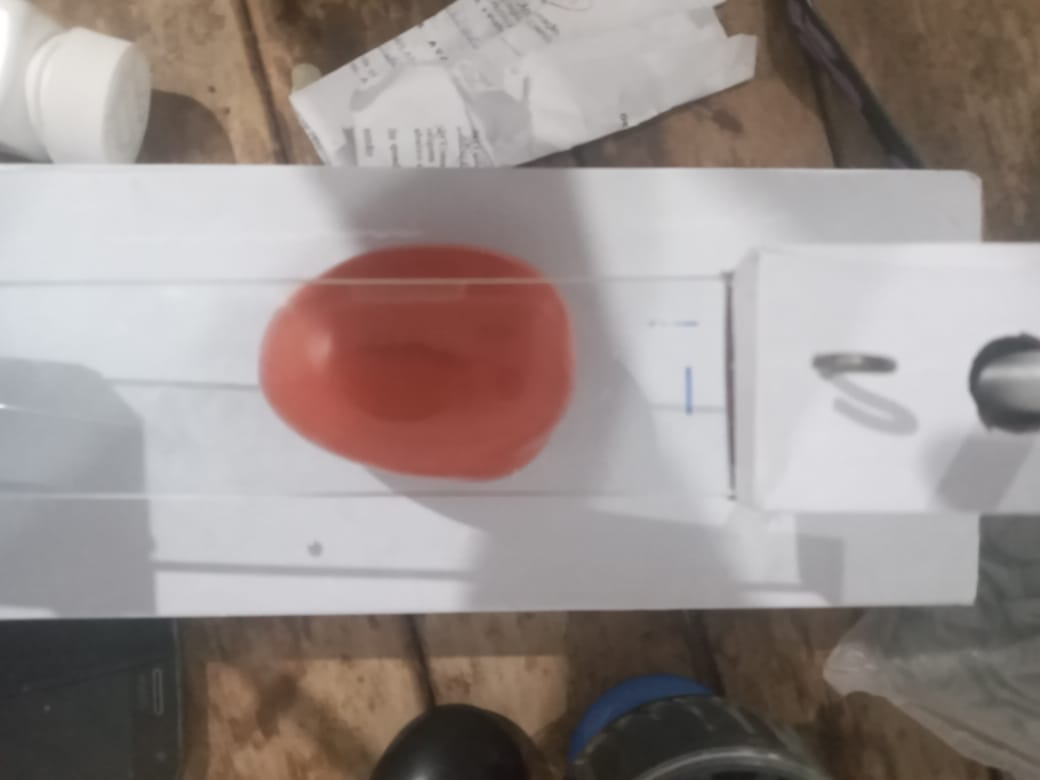
#> input picture source/WhatsApp Image 2022-11-25 at 7.37.22 PM (1).jpeg, 1040 x 780 px, given in place of WhatsApp Image 2022-11-30 at 12.51.01 PM.jpeg, which was not available
$ python SelectRegionToGetFirmness.py
#> lines starting #> are read from the running program, lines starting #| are printed output that depends on the picture; after the words box and inside, x2 and y2 are one past the last pixel; in counts of white or black regions, pixels touching at a corner belong together; pictures that were not available may be replaced by others from this repository, and a replacement may not be noted

import cv2
import numpy as np

webcam = True

if webcam:
    cap = cv2.VideoCapture()
    ip = 'https://10.1.3.139:8080/video'
    cap.open(ip)

# tomate\imagens
path = 'v1/tomate/imagens/WhatsApp Image 2022-11-30 at 12.51.01 PM.jpeg'
img = cv2.imread(path)
#> img is the input picture: shape (780, 1040, 3); mean B, G, R 139, 142.1, 152.5
pos = []
posElipse = []

kernel = np.ones((5, 5), np.uint8)

def Selctor(img):
    pos = cv2.selectROI(img)

    with open('v1/new/pontos_regiao_interesse.txt', 'w') as f:
            f.write(str(pos[0])+'\n')
            f.write(str(pos[1])+'\n')
            f.write(str(pos[2])+'\n')
            f.write(str(pos[3])+'\n')
    return pos

def limiar(img):

    hsv = cv2.cvtColor(img,  cv2.COLOR_BGR2HSV)
    h,s,v = cv2.split(hsv)
    gaussian = cv2.GaussianBlur(s, (3, 3), 0)
    limiar, bin = cv2.threshold(gaussian, 0, 255, cv2.THRESH_BINARY + cv2.THRESH_OTSU)
    limiar = cv2.dilate(limiar, kernel, iterations=1)

    return bin

with open('v1/new/pontos_regiao_interesse.txt', 'r') as f:
#> (reads pontos_regiao_interesse.txt from the repository)
    for p in f:
        pos.append(int(p.split('\n')[0]))


while True:
    if webcam:
        success, img = cap.read()
        # img = img[135:135+697, 228:228+2035]

        img = img[380 : 350+700, 252: 252 +  1968]
#> img: shape (400, 788, 3)

    imgProcessed = img.copy()


    if len(pos) != 4:
        pos = Selctor(img)

    bin = limiar(img[pos[1]:pos[1]+pos[3],pos[0]:pos[0]+pos[2]])
#> in limiar, `hsv = cv2.cvtColor(img,  cv2.COLOR_BGR2HSV)`: hsv: shape (209, 210, 3); mean H, S, V 27.2, 38.7, 104.9
#> in limiar, `hsv = cv2.cvtColor(img,  cv2.COLOR_BGR2HSV)`:
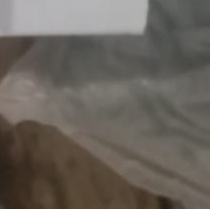
#> img: shape (209, 210, 3); mean of channels 0, 1, 2 91.5, 98.6, 104.7; drawn as B, G, R
#> in limiar, `h,s,v = cv2.split(hsv)`:
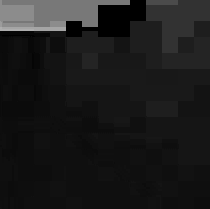
#> h: shape (209, 210); min 0, max 173, mean 27.2
#> in limiar, `h,s,v = cv2.split(hsv)`:
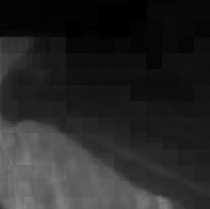
#> s: shape (209, 210); min 0, max 134, mean 38.7
#> in limiar, `h,s,v = cv2.split(hsv)`:
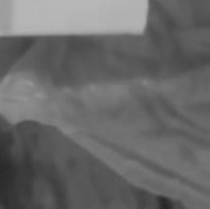
#> v: shape (209, 210); min 38, max 184, mean 104.9
#> in limiar, `limiar, bin = cv2.threshold(gaussian, 0, 255, cv2.THRESH_BINARY + cv2...`:
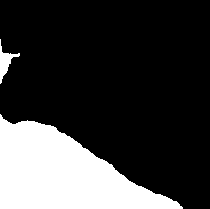
#> bin: shape (209, 210); 23% white; 2 white regions
#> in limiar, `limiar, bin = cv2.threshold(gaussian, 0, 255, cv2.THRESH_BINARY + cv2...`: limiar = 58
#> in limiar, `limiar = cv2.dilate(limiar, kernel, iterations=1)`: limiar = [58, 58, 58, 0]
    contours, _ = cv2.findContours(bin, cv2.RETR_TREE, cv2.CHAIN_APPROX_NONE)
#> contours = 2 contours; box (x1, y1, x2, y2) and area: (0, 114, 183, 209) 9568, (0, 39, 20, 84) 223
    perimetros = []
    # cv2.imshow('bin', bin)
    for c in contours:
        perimetros.append(cv2.arcLength(c, True))
#> this loop made 2 passes
#> after the loop, perimetros = [504.9, 118.3]


    tomate = contours[perimetros.index(max(perimetros))]
#> tomate = contour of 466 points, box (x1, y1, x2, y2) (0, 114, 183, 209), area 9568
    perimetros.pop(perimetros.index(max(perimetros)))
    posTomate = cv2.boundingRect(tomate)
#> posTomate = (0, 114, 183, 95)
    imgTomate = img[pos[1]+posTomate[1] : pos[1]+posTomate[1]+posTomate[3] , pos[0]+posTomate[0]:pos[0]+posTomate[0]+posTomate[2]]
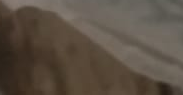
#> imgTomate: shape (95, 183, 3); mean B, G, R 67.7, 79.6, 91.2
    cv2.rectangle(imgProcessed, (posTomate[0]+pos[0], posTomate[1]+pos[1]), (posTomate[0]+posTomate[2]+pos[0], posTomate[1]+posTomate[3]+pos[1]), (0, 0, 0), 2)
    cv2.putText(imgProcessed, ('Tomate'), (int(posTomate[0] + posTomate[2]/2)+pos[0], posTomate[1]+pos[1]-10),cv2.FONT_HERSHEY_SIMPLEX, 0.4, (0, 0, 0), 2)


    if len(perimetros) > 0:
        conversor = contours[perimetros.index(max(perimetros))]
#> conversor has the same summary as tomate
        posConversor = cv2.boundingRect(conversor)
#> posConversor = (0, 114, 183, 95)
        cv2.rectangle(imgProcessed, (posConversor[0]+pos[0], posConversor[1]+pos[1]), (posConversor[0]+posConversor[2]+pos[0], posConversor[1]+posConversor[3]+pos[1]), (0, 255, 0), 2)
        cv2.putText(imgProcessed, ('Conversor'), (int(posConversor[0] )+pos[0], posConversor[1]+pos[1]),cv2.FONT_HERSHEY_SIMPLEX, 0.4, (0, 255, 0), 2)
        wC = (posConversor[2]*20) / posConversor[2]/10
#> wC = 2
        hC = (posConversor[3]*20) / posConversor[3]/10
#> hC = 2
        cv2.putText(imgProcessed, (f'Largura: {wC:,.2f}cm'), (int(posConversor[0] + posConversor[2]/2)+pos[0],  posConversor[1]+posConversor[3]+pos[1]+15),cv2.FONT_HERSHEY_SIMPLEX, 0.4, (0, 0, 0), 2)
        cv2.putText(imgProcessed, (f'Altura: {hC:,.2f}cm'), (int(posConversor[0] + posConversor[2])+pos[0]+10, posConversor[1]+posConversor[3]+pos[1]+30),cv2.FONT_HERSHEY_SIMPLEX, 0.4, (0, 0, 0), 2)

        wT =((posTomate[2]*20) / posConversor[2]) / 10
#> wT = 2
        hT = (posTomate[3]*20) / posConversor[3] / 10
#> hT = 2

        cv2.putText(imgProcessed, (f'Largura: {wT:,.2f}cm'), (int(posTomate[0] + posTomate[2])+pos[0]+10, pos[1]+posTomate[1]+25 ),cv2.FONT_HERSHEY_SIMPLEX, 0.4, (0, 0, 0), 2)
#> imgProcessed: shape (400, 788, 3); mean B, G, R 122.9, 127.7, 138
        cv2.putText(imgProcessed, (f'Altura: {hT:,.2f}cm'), (int(posTomate[0] + posTomate[2])+pos[0]+10, pos[1]+posTomate[1] +45),cv2.FONT_HERSHEY_SIMPLEX, 0.4, (0, 0, 0), 2)
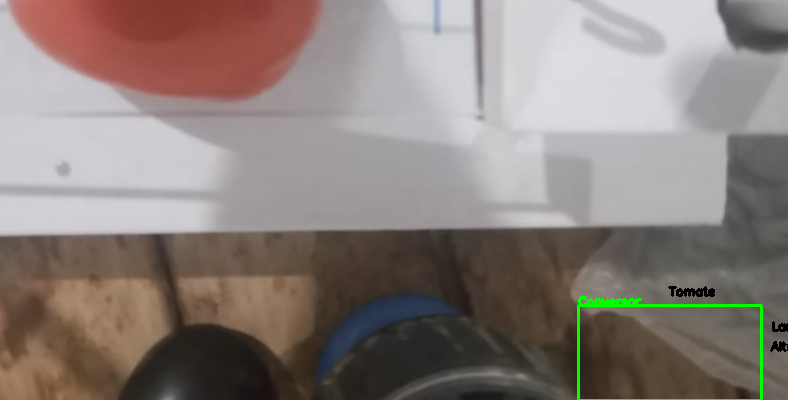
#> imgProcessed: shape (400, 788, 3); mean B, G, R 122.9, 127.7, 138

        if len(posElipse)>0:
            cv2.rectangle(imgProcessed, (posTomate[0]+pos[0]+posElipse[0], posTomate[1]+pos[1]+posElipse[1]), (posTomate[0]+pos[0]+posElipse[0]+posElipse[2], posTomate[1]+pos[1]+posElipse[1]+posElipse[3] ), (0, 255, 0), 2)
            wE = (posElipse[2]*20) / posConversor[2]
            hE = (posElipse[3]*20) / posConversor[3]
            firmeza = (0.491)/(0.784*(wE)*(hE)/100)

            cv2.putText(imgProcessed, (f'Altura: {hE/10:,.2f}cm'), (posTomate[0]+pos[0]+posElipse[0],posTomate[1]+pos[1]+posElipse[1]+posElipse[3]+20),cv2.FONT_HERSHEY_SIMPLEX, 0.7, (0, 0, 0), 2)
            cv2.putText(imgProcessed, (f'Largura: {wE/10:,.2f}cm'), (posTomate[0]+pos[0]+posElipse[0],posTomate[1]+pos[1]+posElipse[1]+posElipse[3]+40),cv2.FONT_HERSHEY_SIMPLEX, 0.7, (0, 0, 0), 2)
            cv2.putText(imgProcessed, (f'firmeza: {firmeza:,.2f}'), (posTomate[0]+pos[0]+posElipse[0],posTomate[1]+pos[1]+posElipse[1]+posElipse[3]+60),cv2.FONT_HERSHEY_SIMPLEX, 0.7, (0, 0, 0), 2)


    cv2.imshow('imgProcessed', imgProcessed)

    key = cv2.waitKey(1)
#> (key Esc is pressed here)

    if key == ord('r'):
        posElipse = cv2.selectROI(imgTomate)
        print(posElipse)
    if key == ord('s'):
        pos = Selctor(img)
        print(pos)
        posElipse = []
